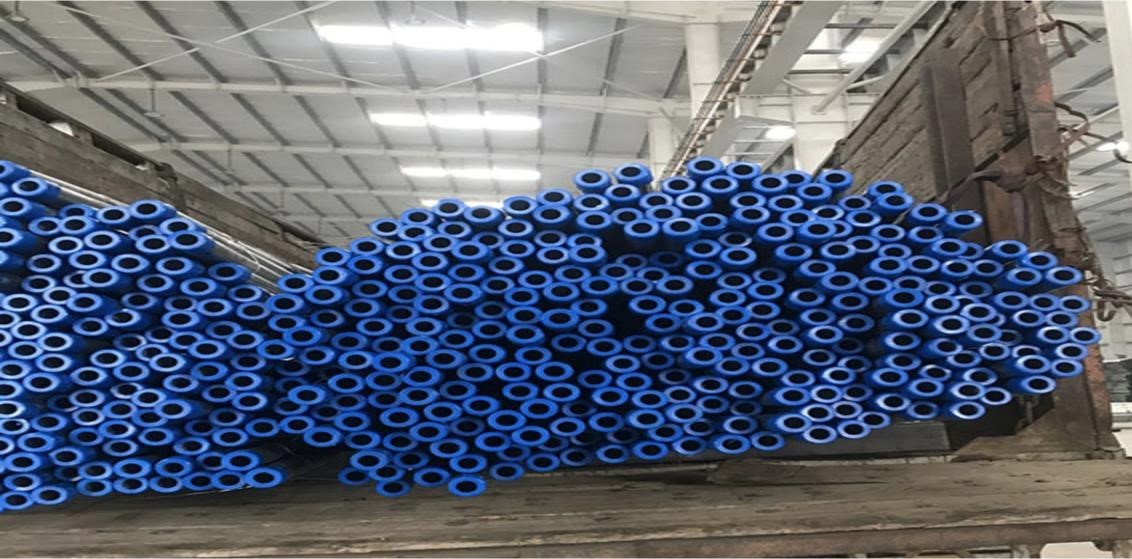
#> input picture img1.jpg, 1132 x 559 px
$ python index.py
#> lines starting #> are read from the running program, lines starting #| are printed output that depends on the picture
# [37 lines of commented-out code are left out]


import cv2
import numpy as np
pipes=cv2.imread('img1.jpg')
#> pipes is the input picture: shape (559, 1132, 3); mean B, G, R 116, 98.6, 90.1
gray_img = cv2.cvtColor(pipes,cv2.COLOR_BGR2GRAY)
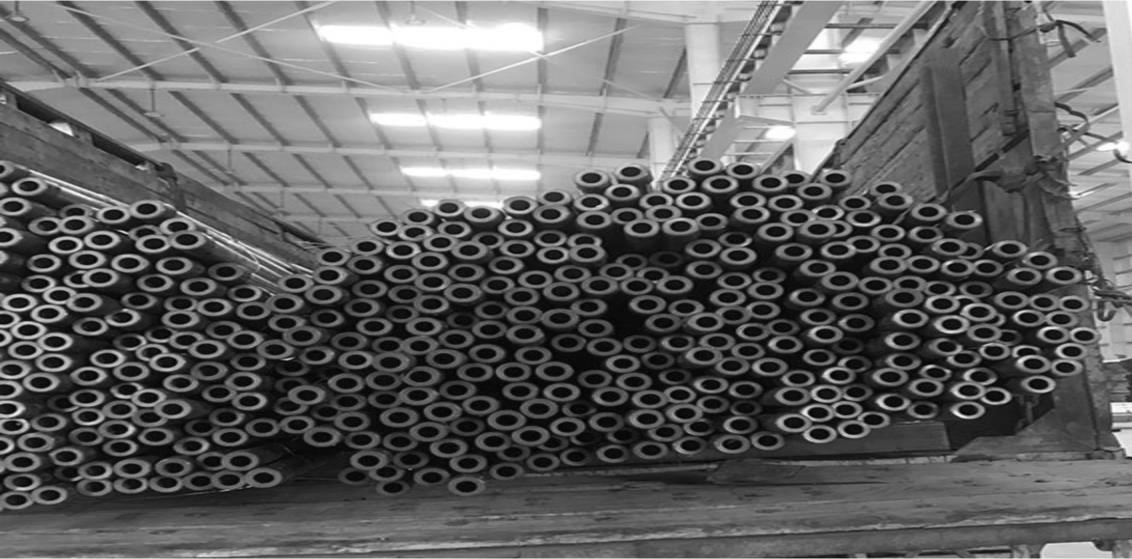
#> gray_img: shape (559, 1132); min 2, max 255, mean 98
gray_img = cv2.medianBlur(gray_img , 5)
#> (the run stopped early here; a loop or call above may not have finished)

$ run again, with img3.jpg copied over img1.jpg
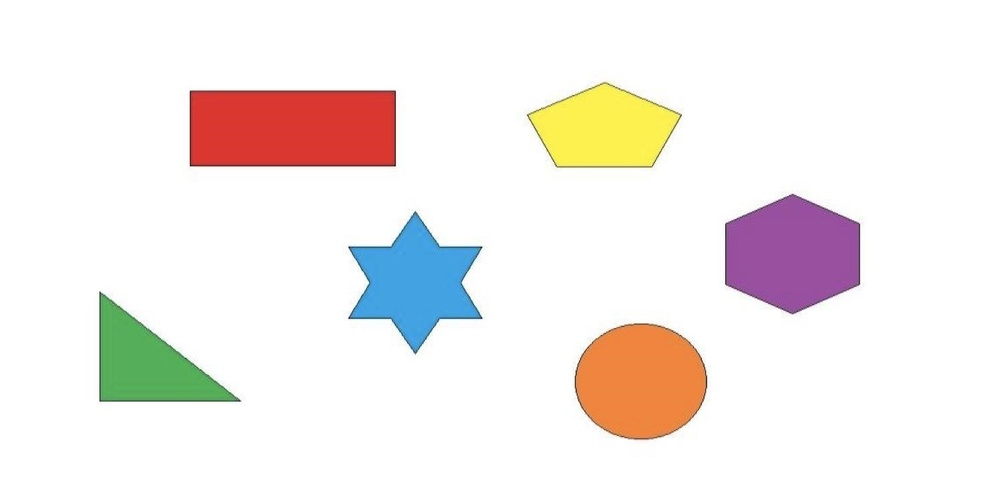
#> input picture img3.jpg, 1000 x 484 px, shrunk from 1496 x 724 before the run
#> pipes is the input picture: shape (484, 1000, 3); mean B, G, R 233.9, 236.9, 243.2
#> `gray_img = cv2.cvtColor(pipes,cv2.COLOR_BGR2GRAY)`:
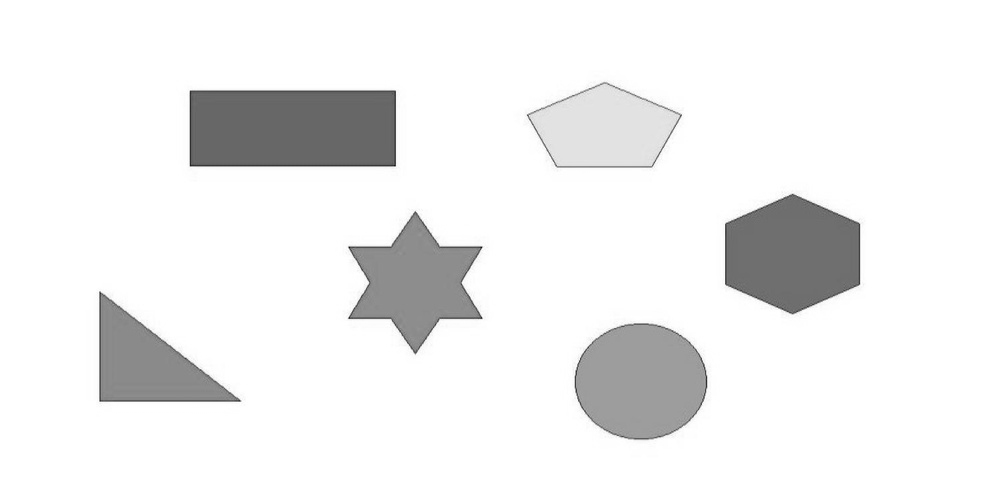
#> gray_img: shape (484, 1000); min 12, max 255, mean 238.4
